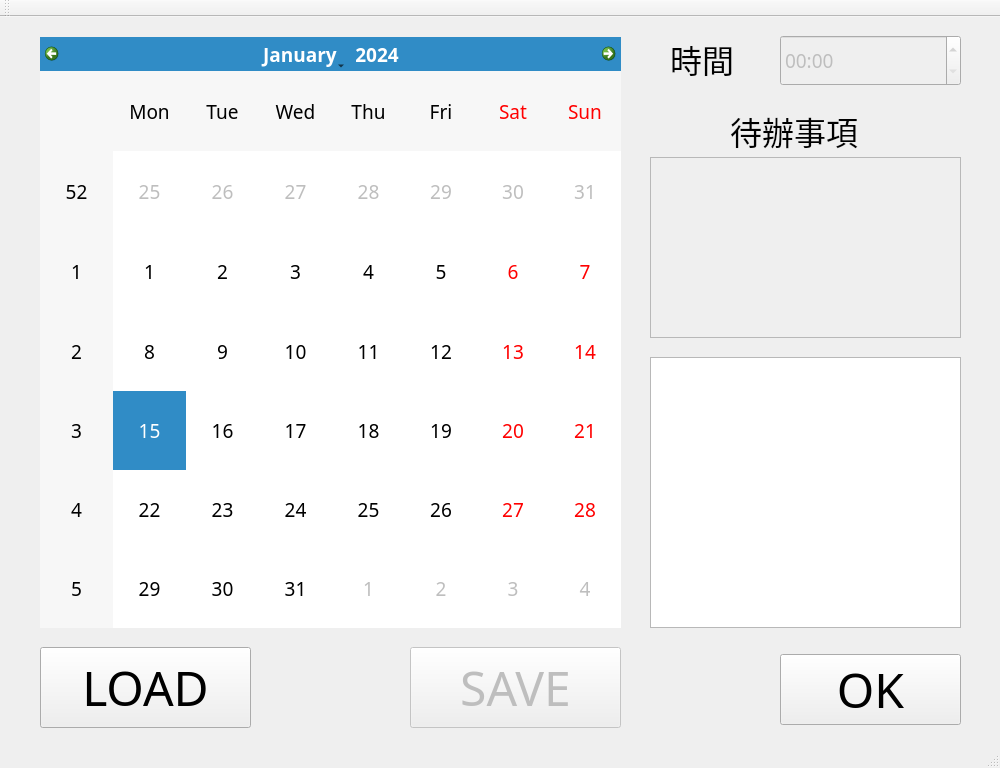
<?xml version="1.0" encoding="UTF-8"?>
<ui version="4.0">
 <class>MainWindow</class>
 <widget class="QMainWindow" name="MainWindow">
  <property name="geometry">
   <rect>
    <x>0</x>
    <y>0</y>
    <width>1000</width>
    <height>768</height>
   </rect>
  </property>
  <property name="windowTitle">
   <string>MainWindow</string>
  </property>
  <widget class="QWidget" name="centralWidget">
   <widget class="QCalendarWidget" name="calendarWidget">
    <property name="enabled">
     <bool>true</bool>
    </property>
    <property name="geometry">
     <rect>
      <x>40</x>
      <y>20</y>
      <width>581</width>
      <height>591</height>
     </rect>
    </property>
    <property name="font">
     <font>
      <family>Agency FB</family>
      <pointsize>14</pointsize>
     </font>
    </property>
   </widget>
   <widget class="QPushButton" name="pushButton_load">
    <property name="geometry">
     <rect>
      <x>40</x>
      <y>630</y>
      <width>211</width>
      <height>81</height>
     </rect>
    </property>
    <property name="font">
     <font>
      <family>Agency FB</family>
      <pointsize>36</pointsize>
     </font>
    </property>
    <property name="text">
     <string>LOAD</string>
    </property>
   </widget>
   <widget class="QPushButton" name="pushButton_save">
    <property name="enabled">
     <bool>false</bool>
    </property>
    <property name="geometry">
     <rect>
      <x>410</x>
      <y>630</y>
      <width>211</width>
      <height>81</height>
     </rect>
    </property>
    <property name="font">
     <font>
      <family>Agency FB</family>
      <pointsize>36</pointsize>
     </font>
    </property>
    <property name="text">
     <string>SAVE</string>
    </property>
   </widget>
   <widget class="QTextBrowser" name="textBrowser_2">
    <property name="geometry">
     <rect>
      <x>650</x>
      <y>340</y>
      <width>311</width>
      <height>271</height>
     </rect>
    </property>
   </widget>
   <widget class="QTimeEdit" name="timeEdit">
    <property name="enabled">
     <bool>false</bool>
    </property>
    <property name="geometry">
     <rect>
      <x>780</x>
      <y>18</y>
      <width>181</width>
      <height>51</height>
     </rect>
    </property>
    <property name="font">
     <font>
      <family>Agency FB</family>
      <pointsize>14</pointsize>
     </font>
    </property>
    <property name="displayFormat">
     <string>hh:mm</string>
    </property>
   </widget>
   <widget class="QPushButton" name="pushButton_OK">
    <property name="enabled">
     <bool>true</bool>
    </property>
    <property name="geometry">
     <rect>
      <x>780</x>
      <y>637</y>
      <width>181</width>
      <height>71</height>
     </rect>
    </property>
    <property name="font">
     <font>
      <family>Agency FB</family>
      <pointsize>36</pointsize>
     </font>
    </property>
    <property name="text">
     <string>OK</string>
    </property>
   </widget>
   <widget class="QLabel" name="label">
    <property name="geometry">
     <rect>
      <x>670</x>
      <y>21</y>
      <width>81</width>
      <height>41</height>
     </rect>
    </property>
    <property name="font">
     <font>
      <family>Agency FB</family>
      <pointsize>24</pointsize>
     </font>
    </property>
    <property name="text">
     <string>時間</string>
    </property>
   </widget>
   <widget class="QLabel" name="label_2">
    <property name="geometry">
     <rect>
      <x>730</x>
      <y>93</y>
      <width>151</width>
      <height>41</height>
     </rect>
    </property>
    <property name="font">
     <font>
      <family>Agency FB</family>
      <pointsize>24</pointsize>
     </font>
    </property>
    <property name="text">
     <string>待辦事項</string>
    </property>
   </widget>
   <widget class="QTextEdit" name="textEdit">
    <property name="enabled">
     <bool>false</bool>
    </property>
    <property name="geometry">
     <rect>
      <x>650</x>
      <y>140</y>
      <width>311</width>
      <height>181</height>
     </rect>
    </property>
   </widget>
  </widget>
  <widget class="QMenuBar" name="menuBar">
   <property name="geometry">
    <rect>
     <x>0</x>
     <y>0</y>
     <width>1000</width>
     <height>21</height>
    </rect>
   </property>
  </widget>
  <widget class="QToolBar" name="mainToolBar">
   <attribute name="toolBarArea">
    <enum>TopToolBarArea</enum>
   </attribute>
   <attribute name="toolBarBreak">
    <bool>false</bool>
   </attribute>
  </widget>
  <widget class="QStatusBar" name="statusBar"/>
 </widget>
 <layoutdefault spacing="6" margin="11"/>
 <resources/>
 <connections/>
</ui>
